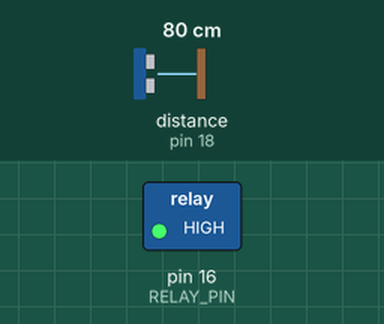
This sketch was run on a simulated Arduino Uno, built with avr-gcc and run on an emulated ATmega328P. Parts: switched loads named in the sketch (green lamp = pin HIGH). Wiring (inferred from the names in the program): ultrasonic range finder: trigger pin 5; echo pin 18. The test bench sets the inputs (shaded band); at power-on: distance to the obstacle (sensor on pin 18) 80 cm. The echo pulse lasts 58.3 µs per cm; pins used as bus, display or sensor lines are not drawn; what the sketch prints to the serial monitor is not drawn.

Above: at 1.3 s.
1.4 s: distance to the obstacle (sensor on pin 18) set to 53 cm
2.9 s: distance to the obstacle (sensor on pin 18) set to 46 cm
At 4.2 s:
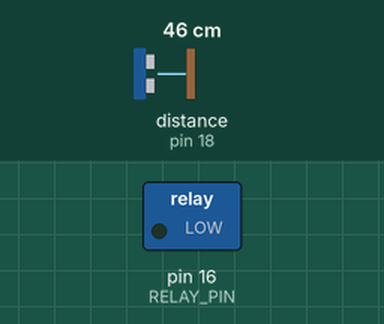
4.5 s: distance to the obstacle (sensor on pin 18) set to 120 cm
At 5.7 s:
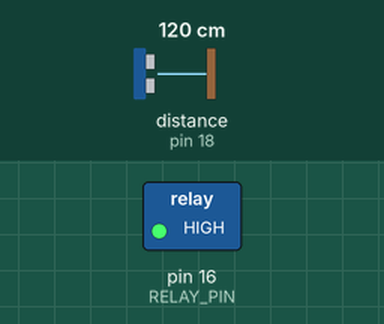
6.0 s: distance to the obstacle (sensor on pin 18) set to 35 cm
At 6.6 s:
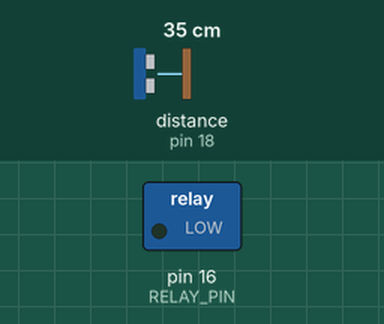
Timing chart, 0 to 8.5 s (numbered marks = the images above; inputs shaded):
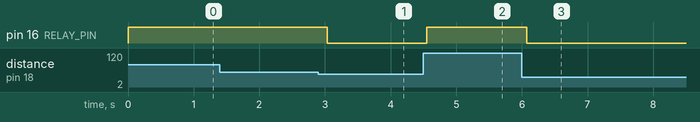

The sketch:

code.ino
```cpp
// Pin definitions
const int TRIG_PIN = 5;     // Ultrasonic TRIG
const int ECHO_PIN = 18;    // Ultrasonic ECHO
const int RELAY_PIN = 16;   // Relay control pin

// Distance threshold (in centimeters)
const int RANGE = 50; // Change as per your need

void setup() {
  Serial.begin(9600);

  pinMode(TRIG_PIN, OUTPUT);
  pinMode(ECHO_PIN, INPUT);
  pinMode(RELAY_PIN, OUTPUT);

  digitalWrite(RELAY_PIN, HIGH); // Relay OFF initially (active LOW)
}

void loop() {
  // --- Measure distance ---
  long duration;
  digitalWrite(TRIG_PIN, LOW);
  delayMicroseconds(2);
  digitalWrite(TRIG_PIN, HIGH);
  delayMicroseconds(10);
  digitalWrite(TRIG_PIN, LOW);

  duration = pulseIn(ECHO_PIN, HIGH);
  float distance = duration * 0.034 / 2; // convert to cm

  Serial.print("Distance: ");
  Serial.print(distance);
  Serial.println(" cm");

  // --- Relay control logic ---
  if (distance < RANGE) {
    Serial.println("Object detected → Relay ON");
    digitalWrite(RELAY_PIN, LOW); // ON (active LOW)
  } else {
    Serial.println("No object → Relay OFF");
    digitalWrite(RELAY_PIN, HIGH); // OFF
  }

  delay(500); // small delay to avoid rapid switching
}
```

Measured:
- the behaviour switches between 51 and 50 cm on distance to the obstacle (sensor on pin 18) (found by bisection; images 0 and 1)
- after the input at 1.4 s, every drawn part: stays the same
- after the input at 2.9 s, pin 16 (RELAY_PIN): HIGH → LOW after 0.13 s
- after the input at 4.5 s, pin 16 (RELAY_PIN): LOW → HIGH after 0.05 s
- after the input at 6.0 s, pin 16 (RELAY_PIN): HIGH → LOW after 0.07 s
